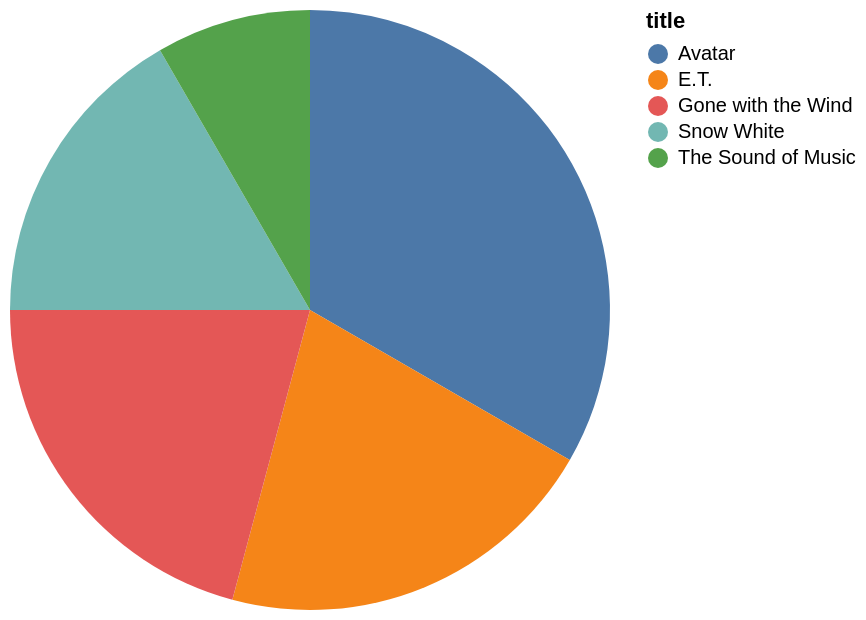

Specify this chart in Vega-Lite:
### Vega-Lite specification from a JSON file in a GitHub repository (floating-point values rounded to 4 significant figures)
{"data": {"values": [{"x_data": "Avatar", "y_data": 8}, {"x_data": "E.T.", "y_data": 5}, {"x_data": "Gone with the Wind", "y_data": 5}, {"x_data": "Snow White", "y_data": 4}, {"x_data": "The Sound of Music", "y_data": 2}]}, "mark": "arc", "encoding": {"theta": {"field": "y_data", "type": "quantitative", "title": "SUM(stars)"}, "color": {"field": "x_data", "type": "nominal", "title": "title"}}}
